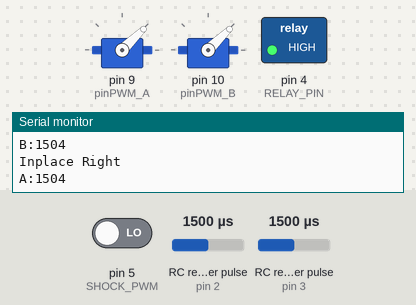
A sketch run on a simulated SparkFun Pro Micro, built with avr-gcc and run on an emulated ATmega32U4. Parts: 2 × servo, switched loads named in the sketch (green lamp = pin HIGH), the last lines printed to the serial monitor. Wiring (inferred from the names in the program): 2 × RC receiver channel: data pin 2 / data pin 3. Inputs (shaded band) come from the test bench; at power-on: RC receiver pulse (sensors on pin 2, pin 3) 1500 µs, pin 5 (SHOCK_PWM) LOW.

Above: at 1.2 s.
1.3 s: RC receiver pulse (sensor on pin 2) set to 1020 µs
At 4.0 s:
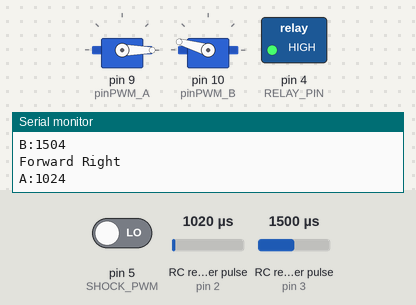
4.3 s: RC receiver pulse (sensor on pin 3) set to 1020 µs
At 6.2 s:
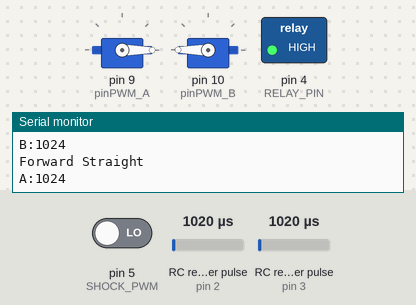
6.8 s: RC receiver pulse (sensor on pin 3) set to 1750 µs
At 9.7 s:
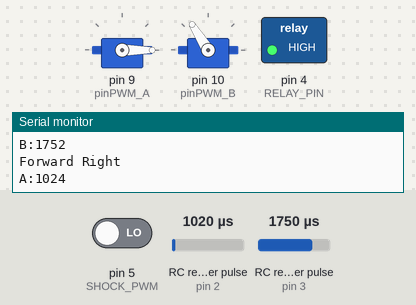
9.8 s: RC receiver pulse (sensor on pin 2) set to 1750 µs
At 12.5 s:
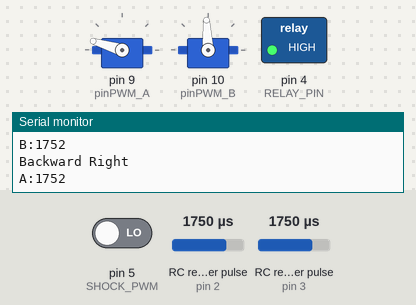
12.8 s: RC receiver pulse (sensor on pin 3) set to 1250 µs
At 14.2 s:
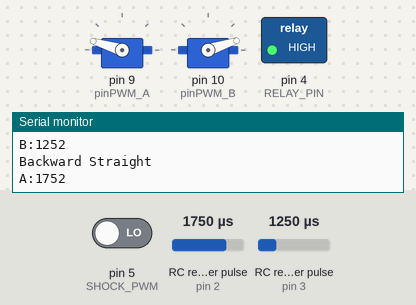
15.2 s: RC receiver pulse (sensor on pin 2) set to 1500 µs
At 17.3 s:
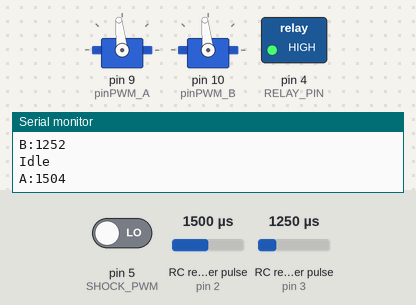
Timing chart, 0 to 18.8 s (numbered marks = the images above; inputs shaded):
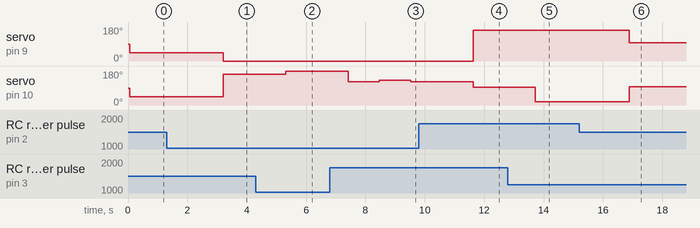

The sketch:

RobobobMini.ino
```cpp
/*-----------------------------------------------------------------------------
Description
-----------------------------------------------------------------------------*/
/*
 * Code for the sattelite bot.
 * It drives independently from the mother bot,
 * and is designed to apply all the volts to the enemy
 */

/* Steering: PWM-based variable speed. Can turn both while moving and in-place.*/

/* Weapon: Activates a relay driving a high-voltage step-up converter
triggered by PWM-input signal from RC-reciever */

/*
 *  Hardware requirements:
 *  Arduino Pro Micro  (change pins for other layouts)
 *      - Must have 3+ interrupt pins
 */

/*TODO list:
  * Hvis våpen aktiv i mer enn x sekunder uten input endrin, skru av
  * Gøre våpen interrupt basert
  * Fix var names
*/

/*-----------------------------------------------------------------------------
Config
-----------------------------------------------------------------------------*/
#include <Servo.h>

// Serial debug
#define debug_baud 9600

// Shock weaponry
#define RELAY_PIN 4
#define SHOCK_PWM 5
#define SHOCK_THRESHOLD 1750

// Forward-Backward steering
#define THROTTLE_SIGNAL_IN_A 1               // INTERRUPT 0 = DIGITAL PIN 2 - use the interrupt number in attachInterrupt
#define THROTTLE_SIGNAL_IN_A_PIN 2      // INTERRUPT 0 = DIGITAL PIN 11 - use the PIN number in digitalRead
#define NEUTRAL_THROTTLE_A 1460             // this is the duration in microseconds of neutral throttle on an electric RC Car
#define maxForward 1144
#define maxBack 1820
#define DEADZONE_A 200

// Left-Right steering
#define THROTTLE_SIGNAL_IN_B 0                // INTERRUPT 1 = DIGITAL PIN 3 - use the interrupt number in attachInterrupt
#define THROTTLE_SIGNAL_IN_B_PIN 3      // INTERRUPT 1 = DIGITAL PIN 3 - use the PIN number in digitalRead
#define NEUTRAL_THROTTLE_B 1212             // This value may require changing the DX4e (Reading 1420 as neutral
#define maxLeft 868
#define maxRight 1760
#define DEADZONE_B 200

// Servos
#define pinPWM_A 9
#define pinPWM_B 10
#define LEFT_FORWARD 0
#define LEFT_BACK 180
#define STOP 93
#define RIGHT_FORWARD 180
#define RIGHT_BACK 0

Servo left, right;

/*-----------------------------------------------------------------------------
Definitions
-----------------------------------------------------------------------------*/

// Forward-Backward steering
volatile int nThrottleInA = NEUTRAL_THROTTLE_A;    // volatile, we set this in the Interrupt and read it in loop so it must be declared volatile
volatile unsigned long ulStartPeriodA = 0;  // set in the interrupt
volatile boolean bNewThrottleSignalA = false;   // set in the interrupt and read in the loop

// Left-Right steering
volatile int nThrottleInB = NEUTRAL_THROTTLE_B;    // volatile, we set this in the Interrupt and read it in loop so it must be declared volatile
volatile unsigned long ulStartPeriodB = 0;  // set in the interrupt
volatile boolean bNewThrottleSignalB = false;   // set in the interrupt and read in the loop

// Wheel variables
float throttlePercent;
float steerPercent;                     // How much left or right robot should go

void setup() {
    // tell the Arduino we want the function calcInput to be called whenever INT0 (digital pin 2)
    // changes from HIGH to LOW or LOW to HIGH
    // catching these changes will allow us to calculate how long the input pulse is
    attachInterrupt(digitalPinToInterrupt(THROTTLE_SIGNAL_IN_A_PIN),calcInputA,CHANGE);

    delay(10); // allows for Interrupts and I can afford to wait 100th of second to process interrupts

    // tell the Arduino we want the function calcInput to be called whenever INT0 (digital pin 3)
    // changes from HIGH to LOW or LOW to HIGH
    // catching these changes will allow us to calculate how long the input pulse is
    attachInterrupt(digitalPinToInterrupt(THROTTLE_SIGNAL_IN_B_PIN),calcInputB,CHANGE);

    // Steering
    //pinMode(pinPWM_A,OUTPUT);
    //pinMode(pinPWM_B,OUTPUT);
    left.attach(pinPWM_A);
    right.attach(pinPWM_B);

    // Shock
    pinMode(RELAY_PIN, OUTPUT);
    pinMode(SHOCK_PWM, INPUT);
    digitalWrite(RELAY_PIN, HIGH); //Set shock OFF

    // Debug
    Serial.begin(debug_baud);
    Serial.println("Setup Complete");
}

void loop() {
    if (bNewThrottleSignalA) {
        updateSpeeds();       // Write new values to engines
        bNewThrottleSignalA = false;
    }
    if (bNewThrottleSignalB) {
        operateShock();       // Use the weapon
        bNewThrottleSignalB = false;
    }

    delay(50);
}

void operateShock() {
    int shock_signal = pulseIn(SHOCK_PWM, HIGH);
    Serial.println(shock_signal);
    if (shock_signal < SHOCK_THRESHOLD) {
        digitalWrite(RELAY_PIN, HIGH);
        Serial.println("Shock disabled");
    }
    else {
        digitalWrite(RELAY_PIN, LOW);
        Serial.println("Shock delivered");
    }
}

void updateSpeeds() {
    // Move forward
    if (nThrottleInA < NEUTRAL_THROTTLE_A - DEADZONE_A) {
        // Turn right
        if (nThrottleInB > NEUTRAL_THROTTLE_B + DEADZONE_B) {
            set_servos(
                map(nThrottleInA, NEUTRAL_THROTTLE_A, maxForward, STOP, LEFT_FORWARD),
                max(STOP, map(nThrottleInA, NEUTRAL_THROTTLE_A, maxForward, STOP, RIGHT_FORWARD) -
                map(nThrottleInB, NEUTRAL_THROTTLE_B, maxRight, RIGHT_BACK, STOP))
            );
            Serial.println("Forward Right");

        }
        // Turn left
        else if (nThrottleInB < NEUTRAL_THROTTLE_B - DEADZONE_B){
            set_servos(
                min(STOP, map(nThrottleInA, NEUTRAL_THROTTLE_A, maxForward, STOP, LEFT_FORWARD) +
                map(nThrottleInB, NEUTRAL_THROTTLE_B, maxLeft, LEFT_FORWARD, STOP)),
                map(nThrottleInA, NEUTRAL_THROTTLE_A, maxForward, STOP, RIGHT_FORWARD)
            );
            Serial.println("Forward Left");
        }
        // Move straight
        else {
            set_servos(
                map(nThrottleInA, NEUTRAL_THROTTLE_A, maxForward, STOP, LEFT_FORWARD),
                map(nThrottleInA, NEUTRAL_THROTTLE_A, maxForward, STOP, RIGHT_FORWARD)
            );
            Serial.println("Forward Straight");
        }
    }
    // Move backward
    else if (nThrottleInA > NEUTRAL_THROTTLE_A + DEADZONE_A) {
        // Turn right
        if (nThrottleInB > NEUTRAL_THROTTLE_B + DEADZONE_B) {
            set_servos(
                map(nThrottleInA, NEUTRAL_THROTTLE_A, maxBack, STOP, LEFT_BACK),
                min(STOP, map(nThrottleInA, NEUTRAL_THROTTLE_A, maxBack, STOP, RIGHT_BACK) +
                map(nThrottleInB, NEUTRAL_THROTTLE_B, maxRight, RIGHT_BACK, STOP))
            );
            Serial.println("Backward Right");
        }
        // Turn left
        else if (nThrottleInB < NEUTRAL_THROTTLE_B - DEADZONE_B){
            set_servos(
                max(STOP, map(nThrottleInA, NEUTRAL_THROTTLE_A, maxForward, STOP, LEFT_BACK) -
                map(nThrottleInB, NEUTRAL_THROTTLE_B, maxLeft, LEFT_FORWARD, STOP)),
                map(nThrottleInA, NEUTRAL_THROTTLE_A, maxBack, STOP, RIGHT_BACK)
            );
            Serial.println("Backward Left");
        }
        // Move straight
        else {
            set_servos(
                map(nThrottleInA, NEUTRAL_THROTTLE_A, maxBack, STOP, LEFT_BACK),
                map(nThrottleInA, NEUTRAL_THROTTLE_A, maxBack, STOP, RIGHT_BACK)
            );
            Serial.println("Backward Straight");
        }
    }
    // Stand in place (and turn)
    else {
        // Turn right
        if (nThrottleInB > NEUTRAL_THROTTLE_B + DEADZONE_B) {
            set_servos(
                map(nThrottleInB, NEUTRAL_THROTTLE_B, maxRight, STOP, LEFT_FORWARD),
                map(nThrottleInB, NEUTRAL_THROTTLE_B, maxRight, STOP, RIGHT_BACK)
            );
            Serial.println("Inplace Right");
        }
        // Turn left
        else if (nThrottleInB < NEUTRAL_THROTTLE_B - DEADZONE_B){
            set_servos(
                map(nThrottleInB, NEUTRAL_THROTTLE_B, maxLeft, STOP, LEFT_BACK),
                map(nThrottleInB, NEUTRAL_THROTTLE_B, maxLeft, STOP, RIGHT_FORWARD)
            );
            Serial.println("Inplace Left");
        }
        // Do nothing
        else {
            left.writeMicroseconds(1532);
            right.writeMicroseconds(1530);
            Serial.println("Idle");
        }
    }
}

void calcInputA() {
    if(digitalRead(THROTTLE_SIGNAL_IN_A_PIN) == HIGH){
        ulStartPeriodA = micros();
    }
    else {
        if(ulStartPeriodA && (bNewThrottleSignalA == false)){
            nThrottleInA = (int)(micros() - ulStartPeriodA);
            ulStartPeriodA = 0;
            bNewThrottleSignalA = true;
            Serial.print("A:");
            Serial.println(nThrottleInA);
        }
    }
}

void calcInputB() {
    if(digitalRead(THROTTLE_SIGNAL_IN_B_PIN) == HIGH){
        ulStartPeriodB = micros();
    }
    else {
        if(ulStartPeriodB && (bNewThrottleSignalB == false)){
             nThrottleInB = (int)(micros() - ulStartPeriodB);
            ulStartPeriodB = 0;
            bNewThrottleSignalB = true;
            Serial.print("B:");
            Serial.println(nThrottleInB);
        }
    }
}

void set_servos(int leftVal, int rightVal) {
    left.write(leftVal);
    right.write(rightVal);
}
```

Measured:
- after the input at 1.3 s, servo on pin 9 (pinPWM_A): 44° → 0° after 1.9 s; servo on pin 10 (pinPWM_B): 44° → 164° after 1.9 s
- after the input at 4.3 s, servo on pin 10 (pinPWM_B): 164° → 180° after 1.0 s
- after the input at 6.8 s, servo on pin 10 (pinPWM_B): 180° → 122° after 0.62 s, → 130° 1.1 s later, → 122° 1.1 s later
- after the input at 9.8 s, servo on pin 9 (pinPWM_A): 0° → 163° after 1.8 s; servo on pin 10 (pinPWM_B): 122° → 93° after 1.8 s
- after the input at 12.8 s, servo on pin 10 (pinPWM_B): 93° → 18° after 0.93 s
- after the input at 15.2 s, servo on pin 9 (pinPWM_A): 163° → 96° after 1.7 s; servo on pin 10 (pinPWM_B): 18° → 96° after 1.7 s
